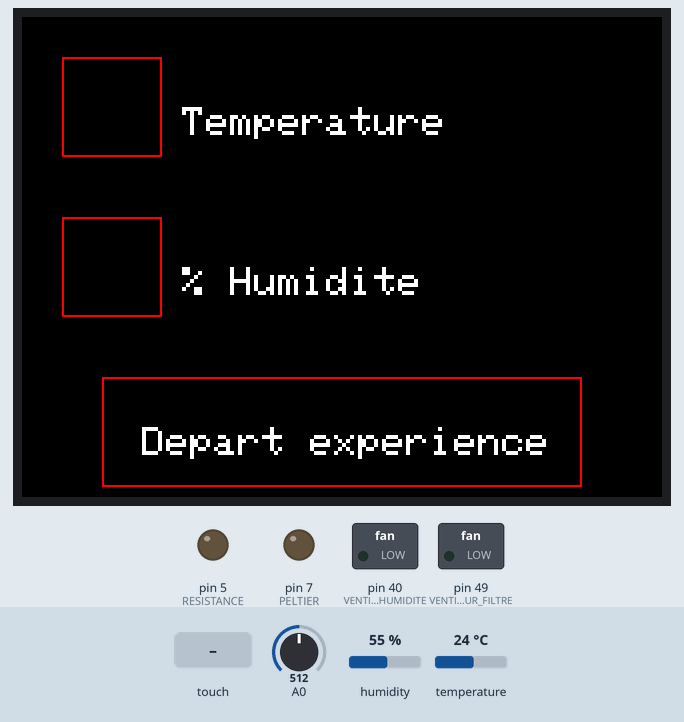
This sketch was run on a simulated Arduino Mega 2560, built with avr-gcc and run on an emulated ATmega2560. On the bench: 320×240 colour display, switched loads named in the sketch (green lamp = pin HIGH), output pins drawn as LEDs (lit = HIGH). The inputs (shaded band) are chosen by the test bench; at power-on: A0 = 512, humidity 55 %, temperature 24 °C. The local clock reads 2024-03-15 10:24:30 at power-on unless the sketch sets it; storage starts empty; what the sketch prints to the serial monitor is not drawn.

Above: at 1.5 s.
1.6 s: touch panel pressed at 13 % / 30 % of its raw x / y range
At 3.3 s:
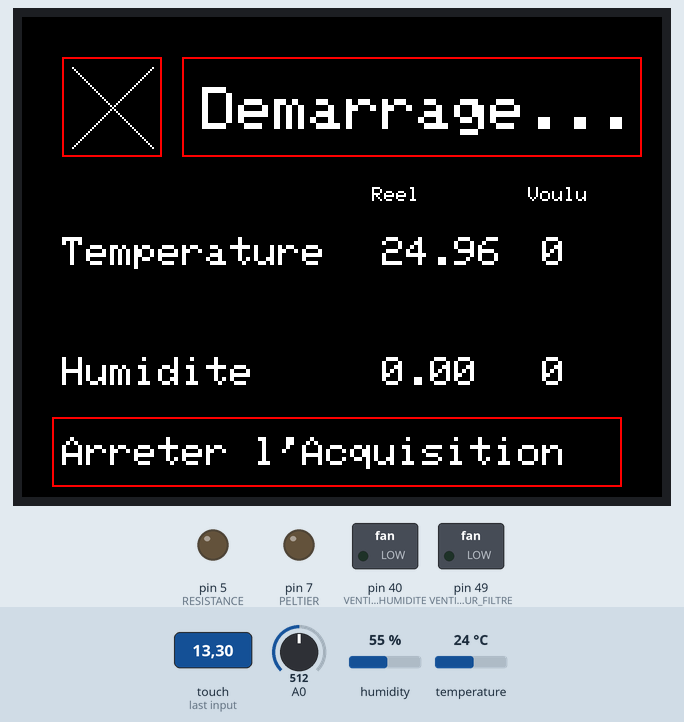
4.6 s: touch panel pressed at 87 % / 10 % of its raw x / y range
At 6.3 s:
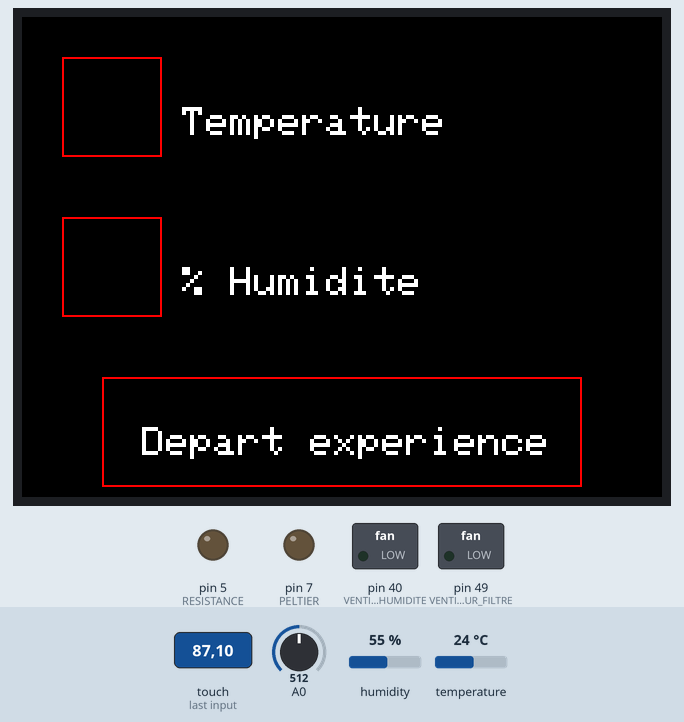
7.1 s: touch panel pressed at 62 % / 10 % of its raw x / y range
At 8.9 s:
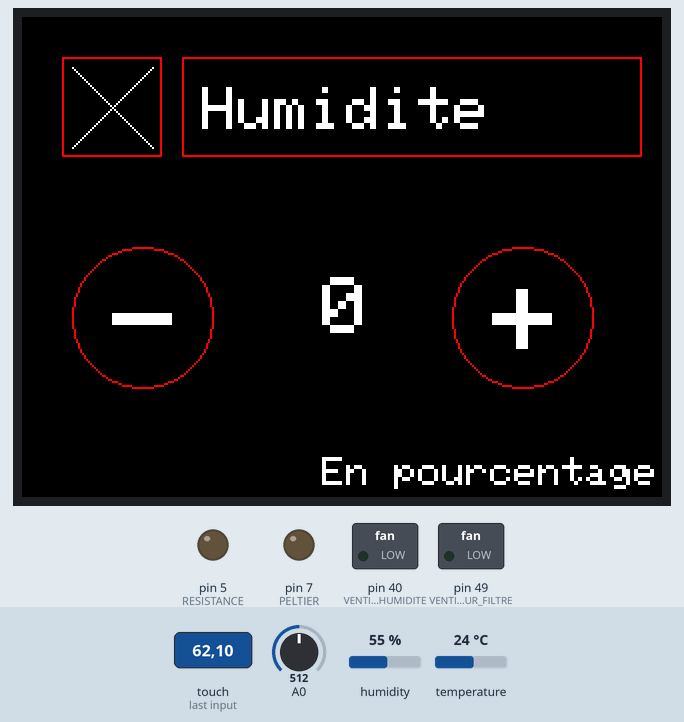
Timing chart, 0 to 10.4 s (numbered marks = the images above; inputs shaded):
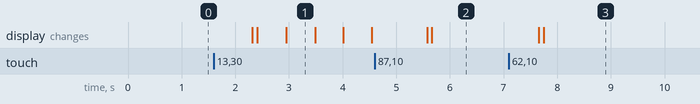

Measured:
- after the input at 1.6 s, the display: first changes after 0.72 s (image 1 shows a later state)
- after the input at 4.6 s, the display: first changes after 0.97 s (image 2 shows a later state)
- after the input at 7.1 s, the display: first changes after 0.56 s (image 3 shows a later state)
- what the display in image 1 shows lasts 0.5 s, from 3.0 s to 3.5 s

The sketch:

temp_maitre.ino
```cpp
#include <SPI.h>
#include <Adafruit_GFX.h>
#include <Wire.h>
#include <Adafruit_ILI9341.h>
#include <Adafruit_STMPE610.h>
#include <ThreeWire.h>      // permet de simplifier l'integration des ports pour l'horloge
#include <RtcDS1302.h>      // permet l'utilisation de l'horloge ds1302
#include <SD.h>             //permet l'utilisation de la carte SD
#include <DHT.h>

int TEMPERATURE = 0;  //initialisation temperature voulu a 0
int HUMIDITE = 0;     //initialisation humidite voulu a 0
int BRUMISATEUR_PIN = A5;   //pin brumisateur
int diff = 0;
unsigned long derniereLecturehumidite = 0; // Variable pour stocker le moment de la dernière lecture
unsigned long derniereLectureacquisition = 0;
const unsigned long delaiLecture = 2000; // Délai de 2 secondes entre les lectures
const unsigned long delaiLectureacqui = 1000; // Délai de 1 secondes pour l'aqcuisition
float Humidite_capteur = 0.0;

bool danstemp = false;
bool danshumi = false;
bool dansonoff = false;
bool acquisition = false;

// This is calibration data for the raw touch data to the screen coordinates
#define TS_MINX 150
#define TS_MINY 130
#define TS_MA80 3800
#define TS_MAXY 4000

#define STMPE_CS 8
Adafruit_STMPE610 ts = Adafruit_STMPE610(STMPE_CS);
#define TFT_CS 10
#define TFT_DC 9
Adafruit_ILI9341 tft = Adafruit_ILI9341(TFT_CS, TFT_DC);

#define tempx 20
#define tempy 20
#define tempw 50
#define temph 50

#define humix tempx
#define humiy tempy + 80
#define humiw tempw
#define humih temph

#define onoffx humix
#define onoffy humiy + 80
#define onoffw humiw
#define onoffh humih

#define BUTTON_RADIUS 35
#define BUTTON_COLOR ILI9341_RED
#define BUTTONPLUS_X 60
#define BUTTONMOINS_X 250
#define BUTTON_Y 150

int RESISTANCE= 5;  //res com3       //pin resistance
int PELTIER= 7; //pel com4           // pin peltier
const int VENTILATEUR_HUMIDITE = 40; //pin ventilateur humi
const int VENTILATEUR_FILTRE = 49;   // pin ventilateur filtre
const int consigne = 0;

#define brocheBranchementDHT11 50
#define typeDeDHT11 DHT11
DHT dht11(brocheBranchementDHT11, typeDeDHT11);

ThreeWire myWire(4,5,2); // DAT, SCLK, RST      //defini les ports utilisé pour l'horloge
RtcDS1302<ThreeWire> Rtc(myWire);               // initialise l'horloge
File monFichier;                                // création d'un fichier pour la carte SD
unsigned long t0 = 0;                           // variable pour le timer
const unsigned long periode = 2000;             // période d'enregistrement (en ms)
const unsigned long etalonnage = 200*periode;   // durée de l'étalonnage

struct Point //cree class point pour faciliter la recuperation des donner de la position du doigt sur l'ecran
{
  int x;
  int y;
};

void enregistre(String fichier,String date, int tempv, float tempr, int humv, float humr) {   //création d'une fonction pour l'enristrement sur la carte SD
  Serial.begin(9600);

  monFichier = SD.open(fichier, FILE_WRITE);    //ouvre un fichier sur la carte SD au nom donnée dans le parametre (String fichier) en écriture

  if (monFichier){              // vérifie l'existance du fichier
    monFichier.print(date);     // inscit le parametre (date) dans la carte sd
    monFichier.print(";");      // sépare les données par ; permettant lz changement de colonne sur excel
    monFichier.print(tempv);    // inscrit le parametre dans la carte SD
    monFichier.print(";");
    monFichier.print(tempr);
    monFichier.print(";");
    monFichier.print(humv);
    monFichier.print(";");
    monFichier.println(humr);   // inscrit la valeur humr puis saute une ligne pour commencer le prochain enregistrement
    monFichier.close();         // ferme le fichier
  }
}

String printDateTime(const RtcDateTime& dt){    // creation d'une fonction pour récupérer la date et l'heure
        char datestring[20];        //défini la manière d'afficher la date et l'heure
        snprintf_P(datestring,countof(datestring),PSTR("%02u/%02u/%04u %02u:%02u:%02u"),dt.Day(),dt.Month(),dt.Year(),dt.Hour(),dt.Minute(),dt.Second() ); //recupere les données
        Serial.println(datestring);     // affiche dans le terminal
        return datestring;        //retourne la date et l'heure
}

void Ecriture_Accueil()
{
  tft.fillScreen(ILI9341_BLACK);  //initialise l'écran noir

  Creation_des_boutons_acceuil(); //appel la fonction pour créée les boutons de l'acceuil

  tft.setCursor(80,  tempy + (temph/2));// place le texte
  tft.setTextColor(ILI9341_WHITE);      // mets l'écriture blanc
  tft.setTextSize(2);                   // initalise la taille
  tft.println("Temperature");           // écrit "Temperature"

  tft.setCursor(80, humiy + (humih/2));
  tft.setTextColor(ILI9341_WHITE);
  tft.setTextSize(2);
  tft.println("% Humidite");

  tft.setCursor(60, onoffy + (onoffh/2));
  tft.setTextColor(ILI9341_WHITE);
  tft.setTextSize(2);
  tft.println("Depart experience");
}

void Creation_des_boutons_acceuil()
{
  tft.drawRect(tempx, tempy, tempw, temph, ILI9341_RED);                //cree le carrer pour le bouton température
  tft.drawRect(humix, humiy, humiw, humih, ILI9341_RED);                //cree le carrer pour le bouton humidite
  tft.drawRect(onoffx + 20, onoffy, humiw+190, humih + 5, ILI9341_RED); //cree le carrer pour le bouton demarrage
}

void fenetre(const char* texte)
{
  //mettre l'ecran noir
  tft.fillScreen(ILI9341_BLACK);

  //cree le carre et le retangle
  tft.drawRect(tempx, tempy, tempw, temph, ILI9341_RED);
  tft.drawRect(tempx + 60, tempy, tempw + 180, temph,ILI9341_RED);

  //cree la croix
  tft.drawLine(25, 25, 65, 65, ILI9341_WHITE);
  tft.drawLine(25, 65, 65, 25, ILI9341_WHITE);

  //ecrit le texte
  tft.setCursor(90 , 35);
  tft.setTextColor(ILI9341_WHITE);
  tft.setTextSize(3);
  tft.println(texte);
}

Point pointage() {
  Point p;
  TS_Point point = ts.getPoint();   //verifie la position du doigt
  point.x = map(point.x, TS_MINY, TS_MAXY, 0, tft.height());
  point.y = map(point.y, TS_MINX, TS_MA80, 0, tft.width());
  p.y = tft.height() - point.x;
  p.x = point.y;
  return p;
}

void drawButton_plus_moins() {
  tft.drawCircle(BUTTONPLUS_X, BUTTON_Y, BUTTON_RADIUS, BUTTON_COLOR);  //cree le bouton rond du bouton plus
  tft.drawCircle(BUTTONMOINS_X, BUTTON_Y, BUTTON_RADIUS, BUTTON_COLOR); //cree le bouton rond du bouton moins

  tft.setCursor(235, 130);          //
  tft.setTextColor(ILI9341_WHITE);  //cree le +
  tft.setTextSize(6);               //
  tft.println("+");                 //

  tft.setCursor(45, 130);           //
  tft.setTextColor(ILI9341_WHITE);  //cree le -
  tft.setTextSize(6);               //
  tft.println("-");                 //
}

bool Button_moins_pressed(Point touchPoint) { //verifie si le bouton - est appuyer
  int distance = sqrt(pow(touchPoint.x - BUTTONPLUS_X, 2) + pow(touchPoint.y - BUTTON_Y, 2));
  return distance <= BUTTON_RADIUS;
}

bool Button_plus_pressed(Point touchPoint) {  //verifie si le bouton + est appuyer
  int distance = sqrt(pow(touchPoint.x - BUTTONMOINS_X, 2) + pow(touchPoint.y - BUTTON_Y, 2));
  return distance <= BUTTON_RADIUS;
}

void temperature(){   //fonction concernant la fenetre temperature
  fenetre("Temperature"); //cree la fenetre avec ecrit "Temperature"

  drawButton_plus_moins(); //cree le bouton + et -

  tft.setCursor(150, BUTTON_Y-20);
  tft.setTextColor(ILI9341_WHITE);
  tft.setTextSize(4);
  tft.println(TEMPERATURE);

  tft.setCursor(115, 220);
  tft.setTextColor(ILI9341_WHITE);
  tft.setTextSize(2);
  tft.println("En degree Celsius");

  while (danstemp == true){ //permet de rester dans la fenetre temperature
      delay(500);           //attend le temps que l'utilisateur retire son doigt pour pas que ça appuie sur la croix par erreur
      Point myPoint = pointage();
      int x = myPoint.x;    //recupère la position du doigt
      int y = myPoint.y;    //

      tft.setCursor(150, BUTTON_Y-20);
      tft.setTextColor(ILI9341_WHITE);
      tft.setTextSize(4);

      if (Button_moins_pressed(myPoint)){                       //diminue la temperature voulu de 1 si le bouton - est appuyer
        tft.fillRect(150, BUTTON_Y-30, 51, 40, ILI9341_BLACK);  //supprime l'ancienne temperature
        TEMPERATURE -= 1;
        tft.println(TEMPERATURE);                                //initialise la nouvelle valeur de la temperature voulu
      }

      if (Button_plus_pressed(myPoint)){                         //augmente la temperature voulu de 1 si le bouton + est appuyer
        tft.fillRect(150, BUTTON_Y-30, 51, 40, ILI9341_BLACK);
        TEMPERATURE += 1;
        tft.println(TEMPERATURE);
      }

      if((x > tempx) && (x < (tempx + tempw))) {                //
        if ((y > tempy) && (y <= (tempy + temph))) {            // vérifie quand la X est appuyer

          danstemp=false;                                       //permet de sortir de la fenetre temperature

          delay(500);
      }
    }
  }
}

void humidite(){      //la meme chose que temperature sauf pour l'humidite
  fenetre("Humidite");

  drawButton_plus_moins();

  tft.setCursor(150, BUTTON_Y-20);
  tft.setTextColor(ILI9341_WHITE);
  tft.setTextSize(4);
  tft.println(HUMIDITE);

  tft.setCursor(150, 220);
  tft.setTextColor(ILI9341_WHITE);
  tft.setTextSize(2);
  tft.println("En pourcentage");

  while (danshumi == true){
      delay(500);

      Point myPoint = pointage();
      int x = myPoint.x;
      int y = myPoint.y;

      tft.setCursor(150, BUTTON_Y-20);
      tft.setTextColor(ILI9341_WHITE);
      tft.setTextSize(4);

      if (Button_moins_pressed(myPoint)){
        tft.fillRect(150, BUTTON_Y-30, 51, 40, ILI9341_BLACK);
        HUMIDITE -= 1;
        tft.println(HUMIDITE);
      }

      if (Button_plus_pressed(myPoint)){
        tft.fillRect(150, BUTTON_Y-30, 51, 40, ILI9341_BLACK);
        HUMIDITE += 1;
        tft.println(HUMIDITE);
      }

      if((x > tempx) && (x < (tempx + tempw))) {
        if ((y > tempy) && (y <= (tempy + temph))) {

          danshumi=false;

          delay(500);
      }
    }
  }
}

void OnOff(){
  fenetre("Demarrage...");
  tft.drawRect(15, 200, 285, 35,ILI9341_RED); //cree le bouton pour l'acquisition

  tft.setCursor(175, 85);
  tft.setTextColor(ILI9341_WHITE);
  tft.setTextSize(1);
  tft.println("Reel         Voulu");

  tft.setCursor(20, BUTTON_Y-40);
  tft.setTextColor(ILI9341_WHITE);
  tft.setTextSize(2);
  tft.println("Temperature");

  tft.setCursor(20, BUTTON_Y+20);
  tft.setTextColor(ILI9341_WHITE);
  tft.setTextSize(2);
  tft.println("Humidite");

  tft.setCursor(260, BUTTON_Y-40);
  tft.setTextColor(ILI9341_WHITE);
  tft.setTextSize(2);
  tft.println(TEMPERATURE);

  tft.setCursor(260, BUTTON_Y+20);
  tft.setTextColor(ILI9341_WHITE);
  tft.setTextSize(2);
  tft.println(HUMIDITE);


  tft.setCursor(20, 210);
  tft.setTextColor(ILI9341_WHITE);
  tft.setTextSize(2);
  tft.println("Lancer l'Acquisition");

  while (dansonoff == true)
  {
    delay(500);

    Point myPoint = pointage();
    int x = myPoint.x;
    int y = myPoint.y;
    unsigned long tempsActuel = millis(); // Obtenir le temps actuel

    if (tempsActuel - derniereLecturehumidite >= delaiLecture) {
      // Attendre 2 secondes écoulées depuis la dernière lecture
      derniereLecturehumidite = tempsActuel; // Mettre à jour le moment de la dernière lecture

      float Humidite_capteur = dht11.readHumidity(); // Lire l'humidité relative du capteur
      Serial.print(Humidite_capteur); // Envoyer la valeur d'humidité à l'Arduino maître
    }

    float Temperature_capteur=temp();                              //on récupère la température grâce au capteur de temperature

    RtcDateTime now = Rtc.GetDateTime();                           //récupère l'heure (now)

    tft.fillRect(180, BUTTON_Y-50, 35, BUTTON_Y-50, ILI9341_BLACK);//supprimer les valeur précédente grâce à un écran noir

    tft.setCursor(180, BUTTON_Y-40);  //
    tft.setTextColor(ILI9341_WHITE);  //
    tft.setTextSize(2);               //  affiche la temperature obtenu grâce au capteur
    tft.println(Temperature_capteur); //

    tft.setCursor(180, BUTTON_Y+20);  //
    tft.setTextColor(ILI9341_WHITE);  //
    tft.setTextSize(2);               //  affiche l'humidite obtenu grâce au capteur
    tft.println(Humidite_capteur);    //

    if (Humidite_capteur > HUMIDITE) {            //active le ventilateur pour amener l'air vers le filtre pour diminuer l'humidite si l'humidite voulu est inférieur a l'humidite reel
      filtre();
    }

    else if (Humidite_capteur < HUMIDITE) {       //active le ventilateur pour amener l'humidite dans la boite d'experience si l'humidite voulu est superieur a l'humidite reel
      humidifie();
    }

    else{                                         //si l'humidite est bonne tout s'arrete
      arrethumi();
    }

    if (Temperature_capteur > TEMPERATURE) {      //active le peltier en "mode froid" pour refroidire la boite quand la temperature voulu est inferieur à la temperature reel
      int diff = 1;
    }

    else if (Temperature_capteur < TEMPERATURE) { //active la resistance chauffer la boite quand la température voulu est superieur à la temperature reel
      int diff = -1;
    }

    else{                                         //si la temperature est bonne tout s'arrete
      int diff = 0;
    }

    Serial.print(diff);                           //envoie ce que doit faire la resistance et/ou le peltier a l'esclave

    if (acquisition == true){                       //si acquisition activer grace au bouton
      if (tempsActuel - derniereLectureacquisition >= delaiLectureacqui) {
        //attendre 1 sec entre chaque acquisition
        derniereLectureacquisition = tempsActuel;     // Mettre à jour le moment de la dernière lecture
        #define countof(a) (sizeof(a) / sizeof(a[0])) //defini le nombre de place que occupe l'horodatage
        enregistre("DONNEES.csv",printDateTime(now), TEMPERATURE,Temperature_capteur,HUMIDITE,Humidite_capteur); //enregistre les données dans la carte SD
        printDateTime(now);                           // affiche l'horodatage dans le terminal
      }
    }

    if((x > tempx) && (x < (tempx + tempw))) {     //verifie si on appuie sur la croix
      if ((y > tempy) && (y <= (tempy + temph))){  //

        dansonoff = false;                         //permet de sortir de la fenetre
        arrethumi();                               //stop tout pour l'humidite (au cas ou quelque chose etait en cours)
        delay(500);
      }
    }

    if((x > 15) && (x < 285)) {     //verifie si on appuie sur le bouton pour lancer l'aquisition
      if ((y > 200) && (y <= 235)){ //

        if (acquisition == false){  //verifie si l'acquisition est fausse avant de la passer en vraie pour savoir si on veux lancer ou arreter l'acquisition

          acquisition = true;       //active l'acquisiton

          tft.fillRect(16, 201, 283, 33, ILI9341_BLACK);//supprime "lancer l'aqcuisition"

          tft.setCursor(20, 210);
          tft.setTextColor(ILI9341_WHITE);
          tft.setTextSize(2);
          tft.println("Arreter l'Acquisition"); //ecrit "arreter l'acquisition" a la place de "lancer l'aqcuisition"

        }
        else{

          acquisition = false;                  //stop l'acquisiton+

          tft.fillRect(16, 201, 283, 33, ILI9341_BLACK);//supprime "lancer l'aqcuisition"

          tft.setCursor(20, 210);
          tft.setTextColor(ILI9341_WHITE);
          tft.setTextSize(2);
          tft.println("Lancer l'Acquisition");  //ecrit "lancer l'acquisition" a la place de "arreter l'aqcuisition"
        }
      }
    }
  }
}

float temp() {
  float val = analogRead(0);
  float fenya = (val / 1023) * 5;
  float r = fenya / (5 - fenya) * 10000;
  float a = ( 1 / ( log(r / 10000) / 3950 + 1 / (25 + 273.15)) - 273.15);
  Serial.println(a);
  return (a);
}

void humidifie() {//fonction qui permet d'augmenter l'humidite de la boite en activant le ventilateur de l'humidite et en desactivant le ventilateur du filtre
  digitalWrite(VENTILATEUR_FILTRE,LOW);
  digitalWrite(VENTILATEUR_HUMIDITE,HIGH);
}

void filtre() {//fonction qui permet de diminuer l'humidite de la boite en activant le ventilateur du filtre et en desactivant le ventilateur de l'humidite
  digitalWrite(VENTILATEUR_HUMIDITE,LOW);
  digitalWrite(VENTILATEUR_FILTRE,HIGH);
}

void arrethumi() {//fonction qui stop tout de l'humidite
  digitalWrite(VENTILATEUR_HUMIDITE,LOW);
  digitalWrite(VENTILATEUR_FILTRE,LOW);
}

void setup(void)
{
  Serial.begin(9600);

  if (!ts.begin()) {
    Serial.println("Unable to start touchscreen.");
  }

  else {
    Serial.println("Touchscreen started.");
  }

  t0 = millis();                    // Mise à zéro du timer

  Serial.print(__DATE__);           // affiche dans le terminale la date
  Serial.println(__TIME__);         //affiche dans le terminal l'heure

  Rtc.Begin();                      // démare l'horloge

  RtcDateTime compiled = RtcDateTime(__DATE__, __TIME__); // permet d'affiche la date et l'heure en même temps en appelant "compiled"
  printDateTime(compiled);          // afiche et retourne la date et l'heure
  Serial.println();                 // saute une ligne

  if (!Rtc.IsDateTimeValid()){      // vérifi si l'horloge est opérationnelle
    Rtc.SetDateTime(compiled);      //si oui met l'horloge à l"heure
  }

  if (Rtc.GetIsWriteProtected()){   //vérifie si elle est protégée
    Rtc.SetIsWriteProtected(false); // si oui, la déprotège
  }

  if (!Rtc.GetIsRunning()){         // vérifie si elle fonctionne
    Rtc.SetIsRunning(true);         // si non la fait fonctionner
  }

  RtcDateTime now = Rtc.GetDateTime();//récupère l'heure (now)

  if (now < compiled){                // si l'heure de l'horloge est différent de celui de celle compilée
    Rtc.SetDateTime(compiled);        // remet à l'heure
  }

  pinMode(VENTILATEUR_HUMIDITE, OUTPUT);//broche connectée au ventilateur qui gère l'humidité
  pinMode(VENTILATEUR_FILTRE, OUTPUT);  //broche connectée au ventilateur qui gère le filtre

  pinMode(RESISTANCE, OUTPUT);      //initilialise le pin de la resistance comme sortie
  pinMode(PELTIER, OUTPUT);         //initilialise le pin du peltier comme sortie

  tft.begin();
  tft.fillScreen(ILI9341_BLACK);        //mets l'ecran noir
  tft.setRotation(1);                   //initiliasie l'ecran en mode paysage

  Ecriture_Accueil();
}

void loop()
{
  delay(500);

  if (!ts.bufferEmpty())
  {
    delay(500);
    Point myPoint = pointage();
    int x = myPoint.x;
    int y = myPoint.y;

    if((x > tempx) && (x < (tempx + tempw))) {      //verifie si le bouton temperature est appuyer
      if ((y > tempy) && (y <= (tempy + temph))) {  //

        danstemp=true;                              //permettra de rester dans la boucle pour rester dans la fenetre temperature

        temperature();
        Ecriture_Accueil();
      }
    }

    if((x > humix) && (x < (humix + humiw))) {    //verifie si le bouton humiditer est appuyer
      if ((y > humiy) && (y <= (humiy + humih))) {

        danshumi=true;

        humidite();
        Ecriture_Accueil();
      }
    }

    if((x > onoffx+20) && (x < (onoffw+190))) {   //verifie si le demarrage temperature est appuyer
      if ((y > onoffy) && (y <= (onoffy + onoffh))) {

        dansonoff = true;

        OnOff();
        Ecriture_Accueil();
      }
    }
  }
}
```
